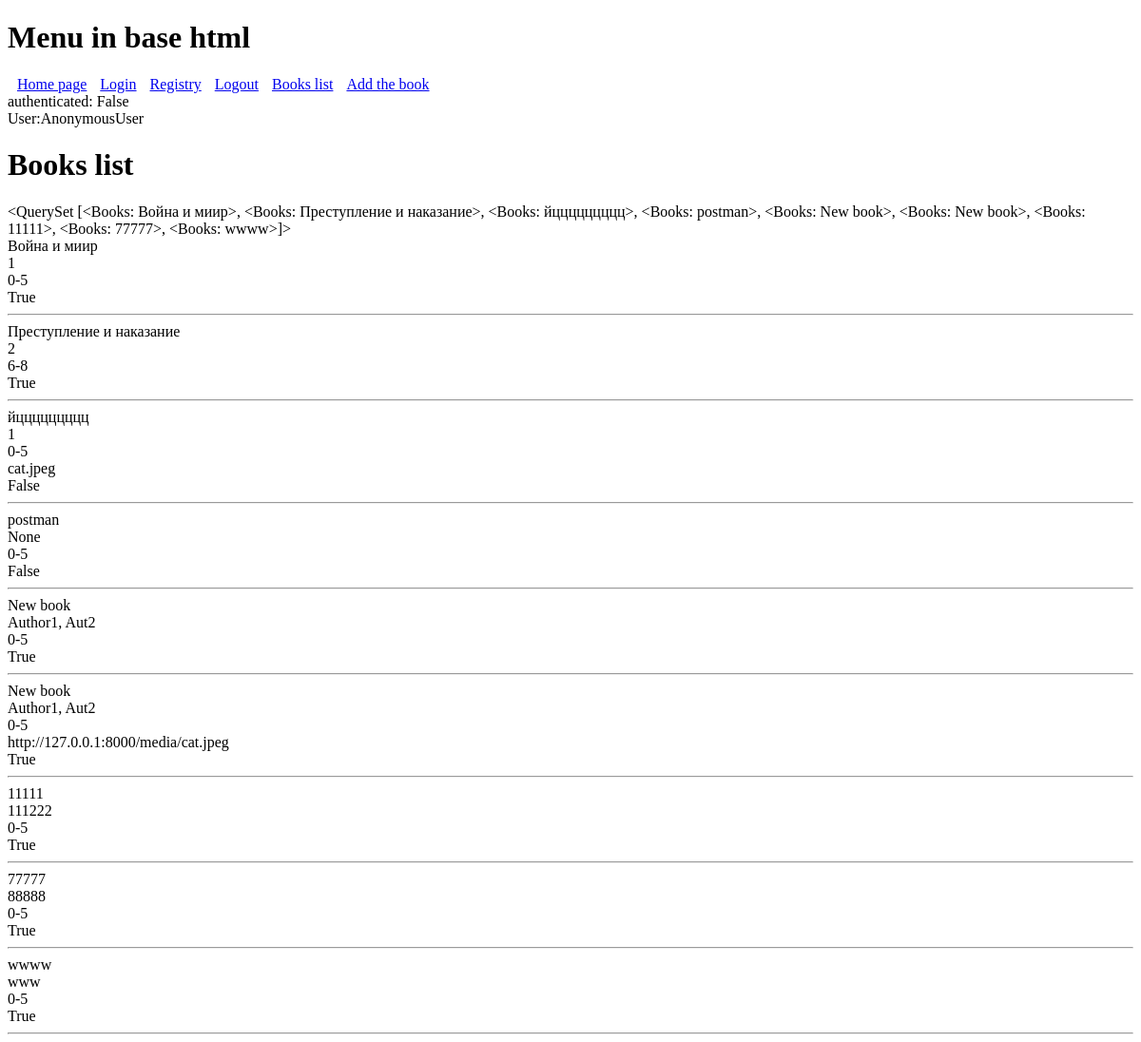
Before: /bookslist/ with the older database file.
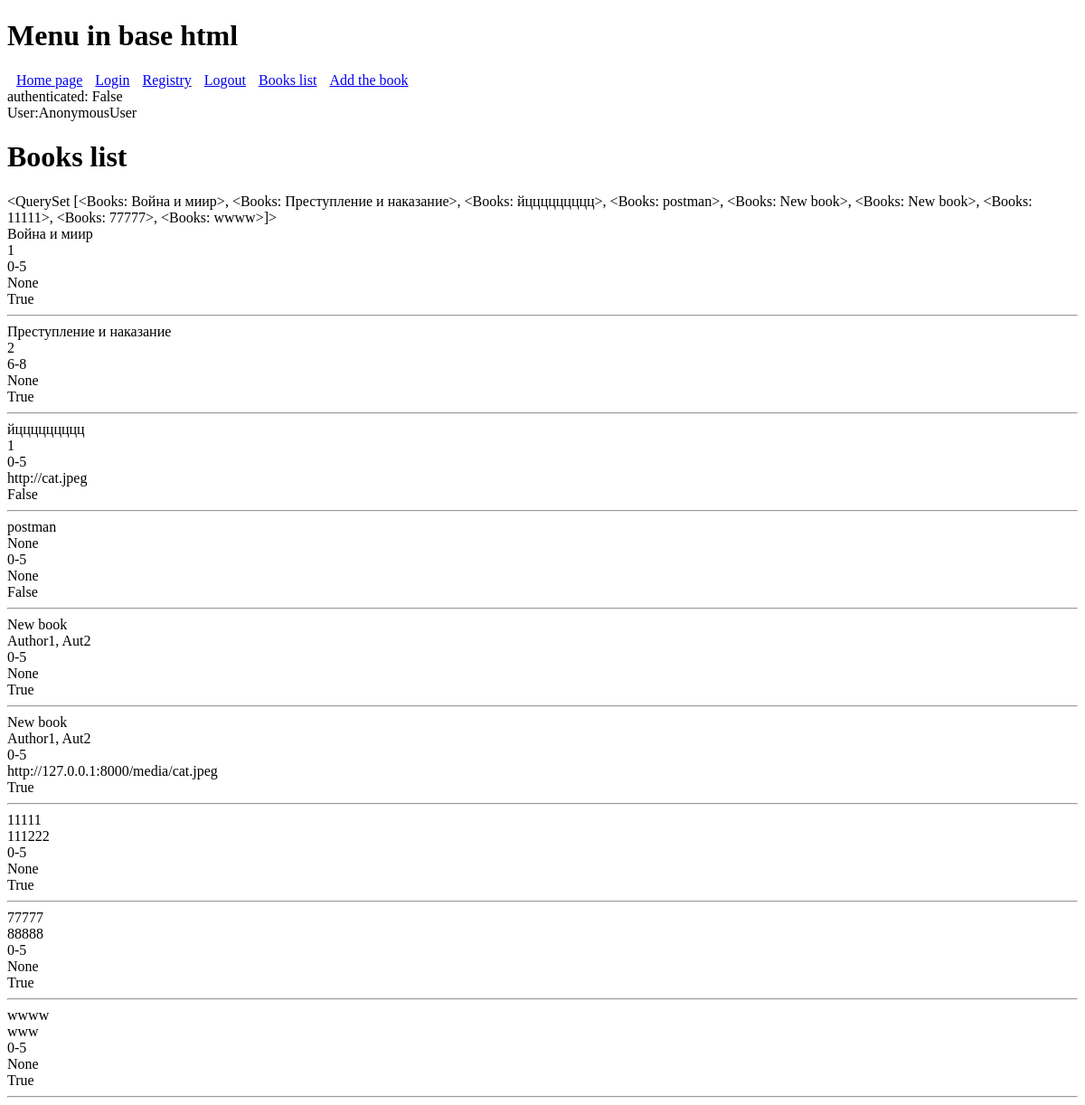
After: the same page with the newer database file.
### main/models.py (models this page shows)
class Books(models.Model):
    title        = models.CharField(max_length=50, blank=False)
    author       = models.CharField(max_length=200, blank=True, null=True)
    age_range    = models.ForeignKey('Age_range',on_delete=models.PROTECT)
    img          = models.URLField(blank=True, null=True)
    googl_id     = models.CharField(max_length=20,blank=True,null=True)
    actual       = models.BooleanField(default=True)
    def __str__ (self):
        return f"{self.title}"

class Age_range(models.Model):
    range      = models.CharField(max_length=25, blank=False)
    def __str__ (self):
        return f"{self.range}"

### main/views.py (the view)
# urls.py: path('bookslist/',     BooksList.as_view(), name='booklist_path'),
class BooksList(ListView):
    model = Books
    fields = '__all__'
    template_name = 'main/books_list.html'

### main/templates/main/books_list.html
{% extends 'base/base.html' %}
{% block content %}
	<h1> Books list</h1>
	{{object_list}}
	{% for b in object_list %}
	<div>{{ b.title }}</div>
	<div>{{ b.author }}</div>
	<div>{{ b.age_range }}</div>
	<div>{{ b.img }}</div>
	<div>{{ b.actual }}</div>
	<hr>
	{% endfor %}
	{% endblock %}

### templates/base/base.html (shortened to what this page needs)
{% load static %}
{% block base_top %}
<!DOCTYPE html>
<html lang="en">
<head>
</head>
<body>
{% endblock %}
{% block main_menu %}
<h1>Menu in base html</h1>
<div>
	<a href="/homepage/">Home page</a>
	<a href="/login/login">Login</a>
	<a href="/login/registry/">Registry</a>
	<a href="/login/logout/">Logout</a>
	<a href="/bookslist/">Books list</a>
	<a href="/bookadd">Add the book</a>
</div>
<div>
	authenticated: {{request.user.is_authenticated}} <br>
  User:{{user}}
</div>
{% endblock %}
{% block content%}
{% endblock %}
{% block main_bottom %}
</body>
</html>
{% endblock %}

### templates/base/base.html (style rules this page uses)
a { margin-left: 10px; }

Changed rows visible on the page:
changed Books "Война и миир": img (not shown) → "None"
changed Books "Преступление и наказание": img (not shown) → "None"
changed Books "йццццццццц": img "cat.jpeg" → "http://cat.jpeg"
changed Books "postman": img (not shown) → "None"
changed Books (number 5 of 9 on the later page): img (not shown) → "None"
changed Books (number 7 of 9 on the later page): img (not shown) → "None"
changed Books (number 8 of 9 on the later page): img (not shown) → "None"
changed Books "wwww": img (not shown) → "None"
